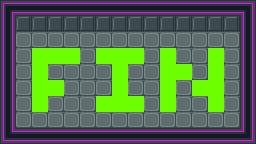

The image is a tile-based game level rendered from a .tmx file. Its description and complete source (layers, tilesets, objects, tile grids) follow:
An orthogonal 16x9 tile map with 16x16 px tiles, 1 tile layer (Art), 1 hidden layer not drawn, 3 tilesets and 1 object (Player).

<map version="1.2" tiledversion="1.3.1" orientation="orthogonal" renderorder="right-down" compressionlevel="0" width="16" height="9" tilewidth="16" tileheight="16" infinite="0" nextlayerid="6" nextobjectid="14">
 <tileset firstgid="1" source="../tilesets/industrial-sprite-sheet-DeadEnd-LMZ.tsx" />
 <tileset firstgid="205" source="../tilesets/sprites.tsx" />
 <tileset firstgid="212" source="../tilesets/wire_tileset.tsx" />
 <layer id="1" name="Art" width="16" height="9">
  <data encoding="csv">
4,6,6,6,6,6,6,6,6,6,6,6,6,6,6,5,
7,30,30,30,30,30,30,30,30,30,30,30,30,30,30,7,
7,21,21,21,21,21,21,21,21,21,21,21,21,21,21,7,
7,21,104,104,104,21,104,104,104,21,104,21,21,104,21,7,
7,21,104,21,21,21,21,104,21,21,104,104,21,104,21,7,
7,21,104,104,21,21,21,104,21,21,104,21,104,104,21,7,
7,21,104,21,21,21,104,104,104,21,104,21,21,104,21,7,
7,21,21,21,21,21,21,21,21,21,21,21,21,21,21,7,
16,6,6,6,6,6,6,6,6,6,6,6,6,6,6,17
</data>
 </layer>
 <layer id="2" name="Collision" width="16" height="9" visible="0">
  <properties>
   <property name="Collision" type="bool" value="true" />
  </properties>
  <data encoding="csv">
101,101,101,101,101,101,101,101,101,101,101,101,101,101,101,101,
101,101,101,101,101,101,101,101,101,101,101,101,101,101,101,101,
101,0,0,0,0,0,0,0,0,0,0,0,0,0,0,101,
101,0,101,101,101,0,101,101,101,0,101,0,0,101,0,101,
101,0,101,0,0,0,0,101,0,0,101,101,0,101,0,101,
101,0,101,101,0,0,0,101,0,0,101,0,101,101,0,101,
101,0,101,0,0,0,101,101,101,0,101,0,0,101,0,101,
101,0,0,0,0,0,0,0,0,0,0,0,0,0,0,101,
101,101,101,101,101,101,101,101,101,101,101,101,101,101,101,101
</data>
 </layer>
 <objectgroup id="3" name="Objects">
  <object id="2" name="Player" type="Player" gid="205" x="128" y="96" width="16" height="16" />
 </objectgroup>
</map>
